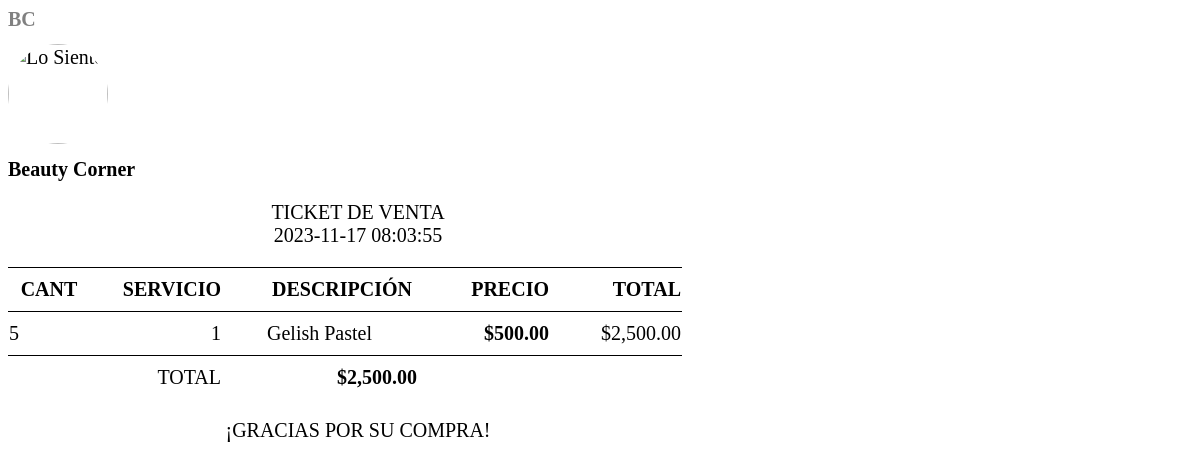
The page /imprimirTicket.php?id=13 on the database as committed earlier.
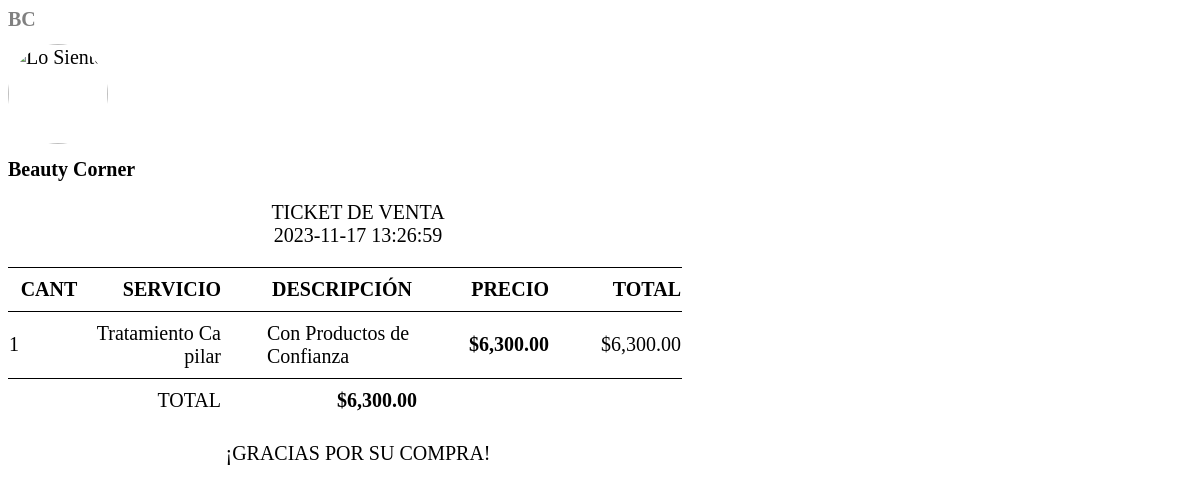
The same page on the database as committed later.
### tables this page shows
CREATE TABLE `ventas` (
  `id` bigint(20) UNSIGNED NOT NULL,
  `fecha` datetime NOT NULL,
  `total` decimal(7,2) DEFAULT NULL
);

CREATE TABLE `servicios_vendidos` (
  `id` bigint(20) UNSIGNED NOT NULL,
  `id_servicio` bigint(20) UNSIGNED NOT NULL,
  `cantidad` bigint(20) UNSIGNED NOT NULL,
  `id_venta` bigint(20) UNSIGNED NOT NULL
);

CREATE TABLE `servicios` (
  `id` int(11) NOT NULL,
  `nomServicio` varchar(100) NOT NULL,
  `descripcion` varchar(100) NOT NULL,
  `idempleado` varchar(50) NOT NULL,
  `direccion` varchar(100) NOT NULL,
  `telefono` int(10) NOT NULL,
  `precio` decimal(10,2) NOT NULL,
  `disponible` int(11) NOT NULL
);

### imprimirTicket.php (the view, shortened to what this page needs)
<?php
$id = $_GET["id"];
include_once "base_de_datos.php";
$sentencia = $base_de_datos->prepare("SELECT id, fecha, total FROM ventas WHERE id = ?");
$sentencia->execute([$id]);
$venta = $sentencia->fetchObject();
$setenciaservicios = $base_de_datos->prepare("SELECT v.nomservicio, v.descripcion, v.precio, vv.cantidad
FROM servicios v
INNER JOIN
servicios_vendidos vv
ON v.id = vv.id_servicio
WHERE vv.id_venta = ?");
$setenciaservicios->execute([$id]);
$servicios = $setenciaservicios->fetchAll();
?>
<body>
    <div class="ticket">
        <h1 style="color: gray;">BC</h1>
        <img src="logo.png" alt="Lo Siento">
        <h1>Beauty Corner</h1>
        <p class="centrado">TICKET DE VENTA
            <br><?php echo $venta->fecha; ?>
        </p>
        <table>
            <thead>
                <tr>
                    <th class="servicio">CANT</th>
                    <th class="precio">SERVICIO</th>
                    <th class="cantidad">DESCRIPCIÓN</th>
                    <th class="precio">PRECIO</th>
                    <th class="precio">TOTAL</th>
                </tr>
            </thead>
            <tbody>
                <?php
                $total = 0;
                foreach ($servicios as $servicio) {
                    $subtotal = $servicio->precio * $servicio->cantidad;
                    $total += $subtotal;
                ?>
                    <tr>
                        <td class="servicio"><?php echo $servicio->cantidad;  ?></td>
                        <td class="precio"><?php echo $servicio->nomservicio;  ?> </td>
                        <td class="cantidad">  <?php echo $servicio->descripcion;  ?></td>
                        <td class="precio"><strong>$<?php echo number_format($servicio->precio, 2) ?></strong></td>
                        <td class="precio">$<?php echo number_format($subtotal, 2)  ?></td>
                    </tr>
                <?php } ?>
                <tr>
                    <td colspan="2" style="text-align: right;">TOTAL</td>
                    <td class="precio">
                        <strong>$<?php echo number_format($total, 2) ?></strong>
                    </td>
                </tr>
            </tbody>
        </table>
        <p class="centrado">¡GRACIAS POR SU COMPRA!
        </p>
    </div>
</body>

Rows that differ between the two databases and show on the page:
no longer on this page (row edited): servicios_vendidos: cantidad "5", id_servicio.nomServicio "1", id_servicio.descripcion "Gelish Pastel", id_servicio.precio "500.00", subtotal "2,500.00"
changed ventas: fecha "2023-11-17 08:03:55" → "2023-11-17 13:26:59"
now on this page (row edited): servicios_vendidos: cantidad "1", id_servicio.nomServicio "Tratamiento Capilar", id_servicio.descripcion "Con Productos de Confianza", id_servicio.precio "6,300.00", subtotal "6,300.00"
Other text that changed with them:
$total: "2,500.00" → "6,300.00"
